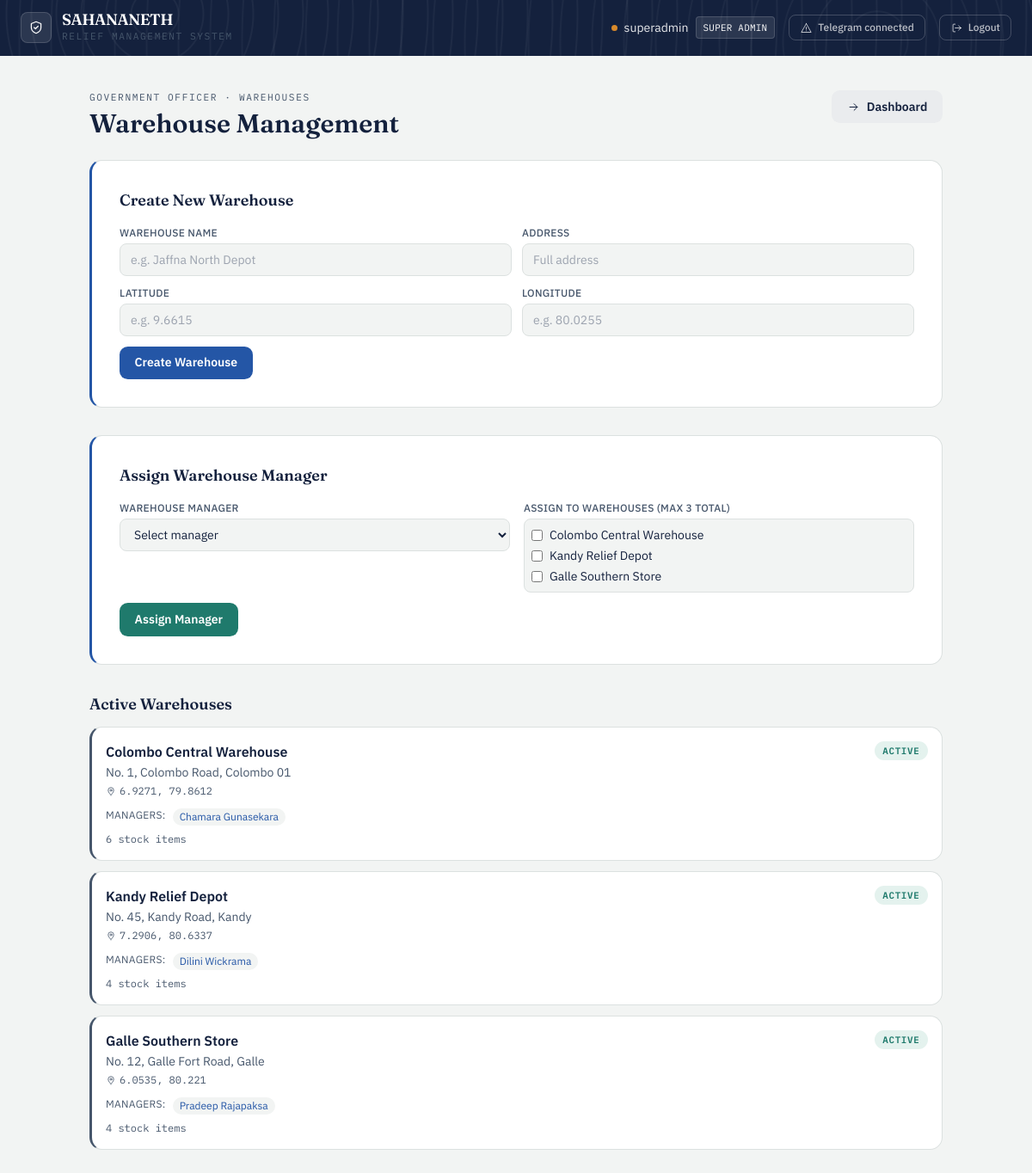
The app's page /gov/warehouses (signed in) with its own data.
### app/models/user.py (models this page shows, shortened)
class User(UserMixin, db.Model):
    __tablename__ = 'users'
    id = db.Column(db.Integer, primary_key=True)
    username = db.Column(db.String(80), unique=True, nullable=False)
    full_name = db.Column(db.String(150), nullable=True)
    password_hash = db.Column(db.String(256), nullable=False)
    role_level = db.Column(
    db.Enum('super_admin', 'gov_officer', 'field_officer',
            'warehouse_manager', 'citizen',
            name='user_role_enum'),
    nullable=False
)
    status = db.Column(
        db.Enum('pending', 'active', 'needs_verification', 'verified', 'rejected',name='user_status_enum'),
        default='pending',
        nullable=False
    )
    assigned_node_id = db.Column(db.Integer, nullable=True)
    created_at = db.Column(db.DateTime, default=datetime.utcnow)
    telegram_chat_id = db.Column(db.String(64), unique=True, nullable=True)
    telegram_linked_at = db.Column(db.DateTime, nullable=True)
    notify_opt_in = db.Column(db.Boolean, default=True, nullable=False)
    country = db.Column(db.String(100), nullable=True)
    region = db.Column(db.String(100), nullable=True)   # state / province / district
    city = db.Column(db.String(100), nullable=True)
    latitude = db.Column(db.Float, nullable=True)
    longitude = db.Column(db.Float, nullable=True)
    location_updated_at = db.Column(db.DateTime, nullable=True)
    @property
    def telegram_linked(self):
        return self.telegram_chat_id is not None

### app/models/warehouse.py (models this page shows, shortened)
class Warehouse(db.Model):
    __tablename__ = 'warehouses'
    id = db.Column(db.Integer, primary_key=True)
    warehouse_name = db.Column(db.String(150), nullable=False)
    latitude = db.Column(db.Float, nullable=True)
    longitude = db.Column(db.Float, nullable=True)
    address = db.Column(db.String(255), nullable=True)
    status = db.Column(
        db.Enum('pending_approval', 'active', 'inactive',
                name='warehouse_status_enum'),
        default='pending_approval',
        nullable=False
    )
    created_by_id = db.Column(db.Integer, db.ForeignKey('users.id'), nullable=True)
    approved_by_id = db.Column(db.Integer, db.ForeignKey('users.id'), nullable=True)
    created_at = db.Column(db.DateTime, default=datetime.utcnow)
    created_by = db.relationship('User', foreign_keys=[created_by_id],
                                 backref='created_warehouses')
    approved_by = db.relationship('User', foreign_keys=[approved_by_id],
                                  backref='approved_warehouses')
    inventory = db.relationship('InventoryStock', backref='warehouse',
                                cascade='all, delete-orphan')
    assignments = db.relationship('WarehouseAssignment', back_populates='warehouse',
                              cascade='all, delete-orphan')

### app/models/warehouse_assignment.py (models this page shows, shortened)
class WarehouseAssignment(db.Model):
    __tablename__ = 'warehouse_assignments'
    id = db.Column(db.Integer, primary_key=True)
    user_id = db.Column(db.Integer, db.ForeignKey('users.id'), nullable=False)
    warehouse_id = db.Column(db.Integer, db.ForeignKey('warehouses.id'), nullable=False)
    assigned_at = db.Column(db.DateTime, default=datetime.utcnow)
    assigned_by_id = db.Column(db.Integer, db.ForeignKey('users.id'), nullable=True)
    user = db.relationship('User', foreign_keys=[user_id], backref='warehouse_assignments')
    warehouse = db.relationship('Warehouse', back_populates='assignments')
    assigned_by = db.relationship('User', foreign_keys=[assigned_by_id])

### app/routes/gov_officer.py (the view)
@gov_bp.route('/warehouses')
@login_required
@role_required('gov_officer', 'super_admin')
@active_required
def warehouses():
    from app.models.warehouse import Warehouse
    from app.models.warehouse_assignment import WarehouseAssignment
    from app.models.user import User
    active_warehouses = Warehouse.query.filter_by(status='active').all()
    pending_warehouses = Warehouse.query.filter_by(status='pending_approval').all()
    warehouse_managers = User.query.filter_by(
        role_level='warehouse_manager', status='active'
    ).all()
    all_warehouses = Warehouse.query.filter_by(status='active').all()
    return render_template('gov_officer/warehouses.html',
                           active_warehouses=active_warehouses,
                           pending_warehouses=pending_warehouses,
                           warehouse_managers=warehouse_managers,
                           all_warehouses=all_warehouses)

### app/models/user.py (called while the page is built)
@login_manager.user_loader
def load_user(user_id):
    return User.query.get(int(user_id))

### app/utils.py (called while the page is built)
def role_required(*roles):
    def decorator(f):
        @wraps(f)
        def decorated_function(*args, **kwargs):
            if not current_user.is_authenticated:
                abort(401)
            if current_user.role_level not in roles:
                abort(403)
            return f(*args, **kwargs)
        return decorated_function
    return decorator

def active_required(f):
    @wraps(f)
    def decorated_function(*args, **kwargs):
        if not current_user.is_authenticated:
            abort(401)
        if current_user.status == 'pending':
            flash('Your account is pending approval. Please wait.', 'warning')
            return redirect(url_for('auth.pending'))
        if current_user.status == 'rejected':
            flash('Your account has been rejected. Contact admin.', 'danger')
            return redirect(url_for('auth.login'))
        return f(*args, **kwargs)
    return decorated_function

### app/templates/gov_officer/warehouses.html (shortened to what this page needs)
{% extends "base.html" %}
{% block content %}
<div class="mx-auto mt-10 max-w-5xl px-4 pb-16">
    <div class="mb-6 flex flex-wrap items-start justify-between gap-3">
        <div>
            <div class="eyebrow">Government Officer · Warehouses</div>
            <h1 class="mt-1 font-display text-3xl font-semibold text-ink">Warehouse Management</h1>
        </div>
        <a href="/auth/dashboard" class="btn-ghost inline-flex items-center gap-2">
            <svg class="icon" style="width:15px;height:15px"><use href="#icon-arrow-right"/></svg>
            Dashboard
        </a>
    </div>
    <div class="ledger-card tone-civic p-6 md:p-8 mb-8">
        <h2 class="mb-4 font-display text-lg font-semibold text-ink">Create New Warehouse</h2>
        <form method="POST" action="/gov/warehouses/create" class="space-y-3">
            <div class="grid grid-cols-1 gap-3 md:grid-cols-2">
                <div>
                    <label class="mb-1 block text-xs font-medium uppercase tracking-wide text-slate">Warehouse Name</label>
                    <input type="text" name="warehouse_name" required
                        class="w-full rounded-lg border border-line bg-paper px-3 py-2 text-sm text-ink focus:border-civic focus:outline-none focus:ring-2 focus:ring-civic/40"
                        placeholder="e.g. Jaffna North Depot">
                </div>
                <div>
                    <label class="mb-1 block text-xs font-medium uppercase tracking-wide text-slate">Address</label>
                    <input type="text" name="address"
                        class="w-full rounded-lg border border-line bg-paper px-3 py-2 text-sm text-ink focus:border-civic focus:outline-none focus:ring-2 focus:ring-civic/40"
                        placeholder="Full address">
                </div>
                <div>
                    <label class="mb-1 block text-xs font-medium uppercase tracking-wide text-slate">Latitude</label>
                    <input type="text" name="latitude"
                        class="w-full rounded-lg border border-line bg-paper px-3 py-2 text-sm text-ink focus:border-civic focus:outline-none focus:ring-2 focus:ring-civic/40"
                        placeholder="e.g. 9.6615">
                </div>
                <div>
                    <label class="mb-1 block text-xs font-medium uppercase tracking-wide text-slate">Longitude</label>
                    <input type="text" name="longitude"
                        class="w-full rounded-lg border border-line bg-paper px-3 py-2 text-sm text-ink focus:border-civic focus:outline-none focus:ring-2 focus:ring-civic/40"
                        placeholder="e.g. 80.0255">
                </div>
            </div>
            <button type="submit" class="btn-primary">
                Create Warehouse
            </button>
        </form>
    </div>
    <div class="ledger-card tone-civic p-6 md:p-8 mb-8">
        <h2 class="mb-4 font-display text-lg font-semibold text-ink">Assign Warehouse Manager</h2>
        <form method="POST" action="/gov/warehouses/assign-manager" class="space-y-3">
            <div class="grid grid-cols-1 gap-4 md:grid-cols-2">
                <div>
                    <label class="mb-1 block text-xs font-medium uppercase tracking-wide text-slate">Warehouse Manager</label>
                    <select name="user_id" required
                        class="w-full rounded-lg border border-line bg-paper px-3 py-2 text-sm text-ink focus:border-civic focus:outline-none focus:ring-2 focus:ring-civic/40">
                        <option value="" disabled selected>Select manager</option>
                    </select>
                </div>
                <div>
                    <label class="mb-1 block text-xs font-medium uppercase tracking-wide text-slate">
                        Assign to Warehouses (max 3 total)
                    </label>
                    <div class="max-h-40 space-y-1 overflow-y-auto rounded-lg border border-line bg-paper p-2">
                        {% for w in all_warehouses %}
                        <label class="flex items-center gap-2 text-sm text-ink">
                            <input type="checkbox" name="warehouse_ids" value="{{ w.id }}" class="rounded border-line text-civic">
                            {{ w.warehouse_name }}
                        </label>
                        {% endfor %}
                    </div>
                </div>
            </div>
            <button type="submit" class="btn-secondary">
                Assign Manager
            </button>
        </form>
    </div>
    <h2 class="mb-3 font-display text-lg font-semibold text-ink">Active Warehouses</h2>
    <div class="space-y-3">
        {% for w in active_warehouses %}
        <div class="ledger-card tone-slate p-4">
            <div class="flex flex-wrap items-start justify-between gap-3">
                <div>
                    <p class="font-semibold text-ink">{{ w.warehouse_name }}</p>
                    <p class="mt-0.5 text-sm text-slate">{{ w.address or 'No address' }}</p>
                    {% if w.latitude and w.longitude %}
                    <p class="mt-1 flex items-center gap-1 text-xs font-mono text-slate">
                        <svg class="icon" style="width:12px;height:12px"><use href="#icon-pin"/></svg>
                        {{ w.latitude }}, {{ w.longitude }}
                    </p>
                    {% endif %}
                </div>
                <span class="status-pill status-approved">Active</span>
            </div>
            <div class="mt-3 flex flex-wrap gap-2">
                <span class="text-xs uppercase tracking-wide text-slate">Managers:</span>
                {% for a in w.assignments %}
                <span class="rounded-full bg-paper px-2 py-0.5 text-xs text-civic">
                    {{ a.user.full_name or a.user.username }}
                </span>
                {% else %}
                <span class="text-xs text-slate">No managers assigned</span>
                {% endfor %}
            </div>
            <div class="mt-2 text-xs font-mono text-slate">
                {{ w.inventory|length }} stock items
            </div>
        </div>
        {% endfor %}
    </div>
</div>
{% endblock %}

### app/templates/base.html (shortened to what this page needs)
<!DOCTYPE html>
<html lang="en">
<head>
    <link rel="stylesheet" href="{{ url_for('static', filename='css/tailwind.css') }}">
</head>
<body class="min-h-screen text-ink">
{% if current_user.is_authenticated %}
<nav class="contour-bg text-white px-6 py-3.5 flex justify-between items-center">
    <div class="flex items-center gap-3">
        <div class="w-9 h-9 rounded-lg bg-white/10 border border-white/15 flex items-center justify-center">
            <svg class="icon text-white"><use href="#icon-shield"/></svg>
        </div>
        <div>
            <div class="font-display font-semibold text-lg leading-none tracking-tight">SAHANANETH</div>
            <div class="eyebrow text-white/50 mt-0.5">Relief Management System</div>
        </div>
    </div>
    <div class="flex gap-4 items-center text-sm">
        <div class="flex items-center gap-2">
            <span class="badge-dot bg-amber"></span>
            <span class="text-white/90">{{ current_user.username }}</span>
            <span class="font-mono text-[0.68rem] tracking-wide uppercase bg-white/10 border border-white/15 px-2 py-0.5 rounded">
                {{ current_user.role_level.replace('_', ' ').title() }}
            </span>
        </div>
        <a href="/auth/telegram/connect" class="flex items-center gap-1.5 text-white/70 hover:text-white border border-white/20 hover:border-white/40 px-3 py-1.5 rounded-lg transition">
            <svg class="icon" style="width:15px;height:15px"><use href="#icon-alert"/></svg>
            <span class="text-xs font-medium">{{ 'Telegram connected' if current_user.telegram_linked else 'Connect Telegram' }}</span>
        </a>
        <a href="/auth/logout" class="flex items-center gap-1.5 text-white/70 hover:text-white border border-white/20 hover:border-white/40 px-3 py-1.5 rounded-lg transition">
            <svg class="icon" style="width:15px;height:15px"><use href="#icon-logout"/></svg>
            <span class="text-xs font-medium">Logout</span>
        </a>
    </div>
</nav>
{% endif %}
<main class="{% block main_class %}{% endblock %}">
    {% block content %}{% endblock %}
</main>
</body>
</html>

### records on screen
User: username "superadmin", role_level.replace "SUPER ADMIN"
Warehouse: warehouse_name "Colombo Central Warehouse", address "No. 1, Colombo Road, Colombo 01", latitude "6.9271", longitude "79.8612", inventory|length "6"
Warehouse: warehouse_name "Kandy Relief Depot", address "No. 45, Kandy Road, Kandy", latitude "7.2906", longitude "80.6337", inventory|length "4"
Warehouse: warehouse_name "Galle Southern Store", address "No. 12, Galle Fort Road, Galle", latitude "6.0535", longitude "80.221", inventory|length "4"
WarehouseAssignment: user "Chamara Gunasekara"
WarehouseAssignment: user "Dilini Wickrama"
WarehouseAssignment: user "Pradeep Rajapaksa"
